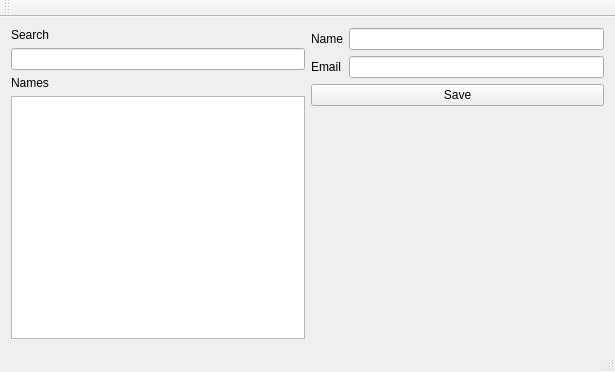
<?xml version="1.0" encoding="UTF-8"?>
<ui version="4.0">
 <class>MainWindow</class>
 <widget class="QMainWindow" name="MainWindow">
  <property name="geometry">
   <rect>
    <x>0</x>
    <y>0</y>
    <width>615</width>
    <height>372</height>
   </rect>
  </property>
  <property name="windowTitle">
   <string>MainWindow</string>
  </property>
  <widget class="QWidget" name="centralWidget">
   <layout class="QHBoxLayout" name="horizontalLayout">
    <item>
     <layout class="QVBoxLayout" name="verticalLayout">
      <item>
       <widget class="QLabel" name="label_3">
        <property name="text">
         <string>Search</string>
        </property>
       </widget>
      </item>
      <item>
       <widget class="QLineEdit" name="searchEdit"/>
      </item>
      <item>
       <widget class="QLabel" name="label_4">
        <property name="text">
         <string>Names</string>
        </property>
       </widget>
      </item>
      <item>
       <widget class="QListView" name="listView"/>
      </item>
     </layout>
    </item>
    <item>
     <layout class="QFormLayout" name="formLayout">
      <item row="0" column="0">
       <widget class="QLabel" name="label">
        <property name="text">
         <string>Name</string>
        </property>
       </widget>
      </item>
      <item row="0" column="1">
       <widget class="QLineEdit" name="lineEdit">
        <property name="readOnly">
         <bool>true</bool>
        </property>
       </widget>
      </item>
      <item row="1" column="0">
       <widget class="QLabel" name="label_2">
        <property name="text">
         <string>Email</string>
        </property>
       </widget>
      </item>
      <item row="1" column="1">
       <widget class="QLineEdit" name="lineEdit_2">
        <property name="readOnly">
         <bool>true</bool>
        </property>
       </widget>
      </item>
      <item row="2" column="0" colspan="2">
       <widget class="QPushButton" name="pushButton">
        <property name="text">
         <string>Save</string>
        </property>
       </widget>
      </item>
     </layout>
    </item>
   </layout>
  </widget>
  <widget class="QMenuBar" name="menuBar">
   <property name="geometry">
    <rect>
     <x>0</x>
     <y>0</y>
     <width>615</width>
     <height>22</height>
    </rect>
   </property>
  </widget>
  <widget class="QToolBar" name="mainToolBar">
   <attribute name="toolBarArea">
    <enum>TopToolBarArea</enum>
   </attribute>
   <attribute name="toolBarBreak">
    <bool>false</bool>
   </attribute>
  </widget>
  <widget class="QStatusBar" name="statusBar"/>
 </widget>
 <layoutdefault spacing="6" margin="11"/>
 <resources/>
 <connections/>
</ui>
